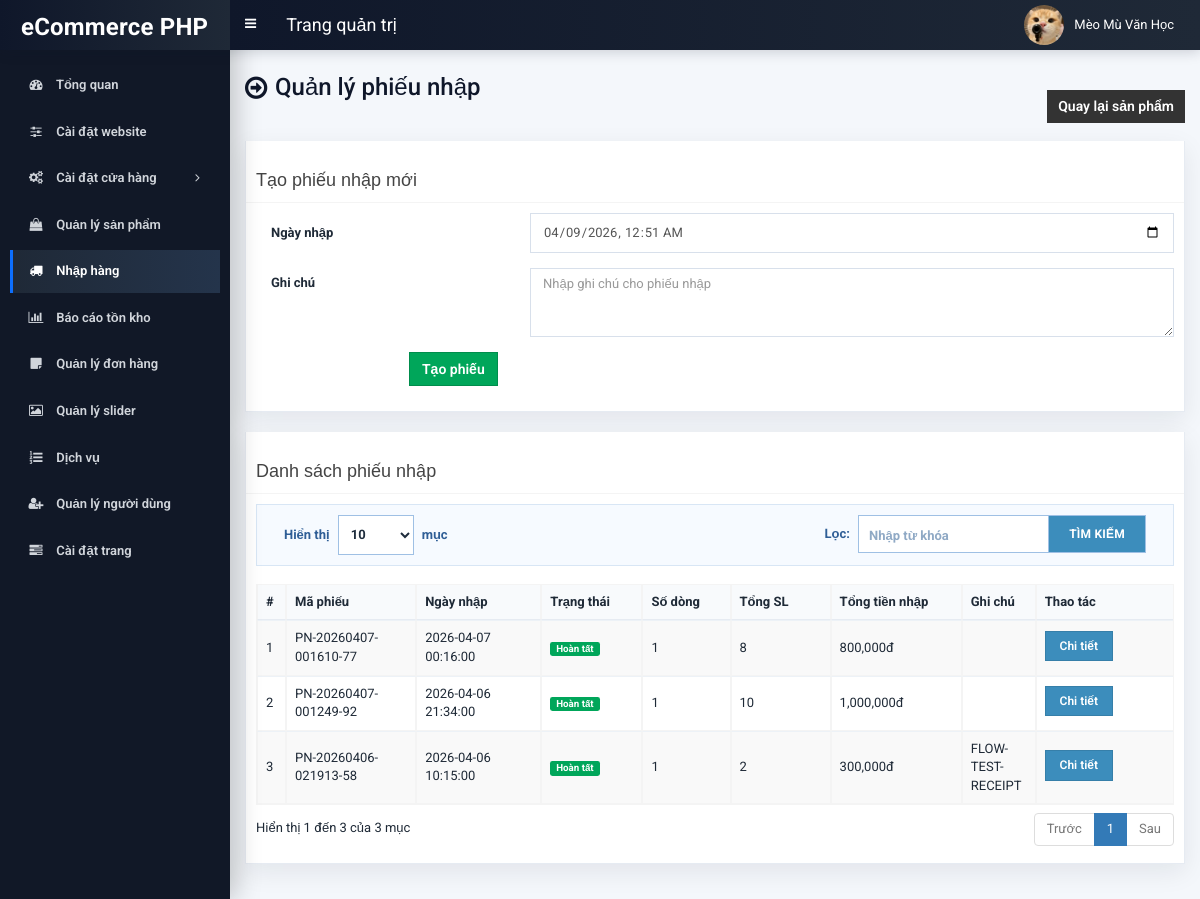
Screenshot of /admin/import-receipt.php (signed in) with the database file from the repository.
### tables this page shows
CREATE TABLE `tbl_import_receipt` (
  `receipt_id` int(11) NOT NULL,
  `receipt_code` varchar(50) NOT NULL,
  `import_date` datetime NOT NULL,
  `status` varchar(20) NOT NULL DEFAULT 'Draft',
  `note` text DEFAULT NULL,
  `created_by` int(11) DEFAULT NULL,
  `created_at` datetime NOT NULL,
  `updated_at` datetime NOT NULL,
  `completed_at` datetime DEFAULT NULL
);

### admin/inc/functions.php (called while the page is built, shortened)
<?php
function format_price_vnd($price)
{
	if(is_int($price) || is_float($price)) {
		$value = (float)$price;
	}
	$value = round($value);
	return number_format((float)$value, 0, '.', ',').'đ';
}

### admin/import-receipt.php (the view, shortened to what this page needs)
<?php require_once('header.php'); ?>
<?php
$statement = $pdo->prepare(
    "SELECT r.*,
        COALESCE(SUM(i.import_qty), 0) AS total_qty,
        COALESCE(SUM(i.import_qty * i.import_price), 0) AS total_amount
     FROM tbl_import_receipt r
     LEFT JOIN tbl_import_receipt_item i ON i.receipt_id = r.receipt_id
     GROUP BY r.receipt_id
     ORDER BY r.receipt_id DESC"
);
$statement->execute();
$receipt_rows = $statement->fetchAll(PDO::FETCH_ASSOC);
?>
<section class="content-header">
    <div class="content-header-left">
        <h1>Quản lý phiếu nhập</h1>
    </div>
    <div class="content-header-right">
        <a href="product.php" class="btn btn-primary btn-sm">Quay lại sản phẩm</a>
    </div>
</section>
<section class="content">
    <div class="row">
        <div class="col-md-12">
            <div class="box box-info">
                <div class="box-header with-border">
                    <h3 class="box-title">Tạo phiếu nhập mới</h3>
                </div>
                <div class="box-body">
                    <form action="" method="post" class="form-horizontal">
                        <div class="form-group">
                            <label class="col-sm-2 control-label">Ngày nhập</label>
                            <div class="col-sm-4">
                                <input type="datetime-local" name="import_date" class="form-control" value="<?php echo date('Y-m-d\TH:i'); ?>">
                            </div>
                        </div>
                        <div class="form-group">
                            <label class="col-sm-2 control-label">Ghi chú</label>
                            <div class="col-sm-8">
                                <textarea name="note" class="form-control" rows="3" placeholder="Nhập ghi chú cho phiếu nhập"></textarea>
                            </div>
                        </div>
                        <div class="form-group">
                            <div class="col-sm-offset-2 col-sm-8">
                                <button type="submit" class="btn btn-success" name="form_create">Tạo phiếu</button>
                            </div>
                        </div>
                    </form>
                </div>
            </div>
            <div class="box box-info">
                <div class="box-header with-border">
                    <h3 class="box-title">Danh sách phiếu nhập</h3>
                </div>
                <div class="box-body table-responsive">
                    <table id="example1" class="table table-bordered table-hover table-striped">
                        <thead>
                            <tr>
                                <th width="10">#</th>
                                <th width="140">Mã phiếu</th>
                                <th width="140">Ngày nhập</th>
                                <th width="100">Trạng thái</th>
                                <th width="90">Số dòng</th>
                                <th width="110">Tổng SL</th>
                                <th width="140">Tổng tiền nhập</th>
                                <th>Ghi chú</th>
                                <th width="150">Thao tác</th>
                            </tr>
                        </thead>
                        <tbody>
                            <?php $idx = 0; foreach($receipt_rows as $row): $idx++; ?>
                                <?php
                                $status = isset($row['status']) ? (string)$row['status'] : 'Draft';
                                $status_label = ($status === 'Completed') ? 'Hoàn tất' : 'Nháp';
                                $status_badge = ($status === 'Completed') ? 'label label-success' : 'label label-default';
                                $statement_count = $pdo->prepare("SELECT COUNT(*) AS total_item FROM tbl_import_receipt_item WHERE receipt_id=?");
                                $statement_count->execute(array((int)$row['receipt_id']));
                                $item_count_row = $statement_count->fetch(PDO::FETCH_ASSOC);
                                $item_count = $item_count_row ? (int)$item_count_row['total_item'] : 0;
                                ?>
                                <tr>
                                    <td><?php echo $idx; ?></td>
                                    <td><?php echo htmlspecialchars((string)$row['receipt_code'], ENT_QUOTES, 'UTF-8'); ?></td>
                                    <td><?php echo htmlspecialchars((string)$row['import_date'], ENT_QUOTES, 'UTF-8'); ?></td>
                                    <td><span class="<?php echo $status_badge; ?>"><?php echo $status_label; ?></span></td>
                                    <td><?php echo $item_count; ?></td>
                                    <td><?php echo (int)$row['total_qty']; ?></td>
                                    <td><?php echo format_price_vnd((float)$row['total_amount']); ?></td>
                                    <td><?php echo nl2br(htmlspecialchars((string)$row['note'], ENT_QUOTES, 'UTF-8')); ?></td>
                                    <td>
                                        <a href="import-receipt-edit.php?id=<?php echo (int)$row['receipt_id']; ?>" class="btn btn-primary btn-xs" style="margin-bottom:4px;">Chi tiết</a>
                                    </td>
                                </tr>
                            <?php endforeach; ?>
                        </tbody>
                    </table>
                </div>
            </div>
        </div>
    </div>
</section>
<?php require_once('footer.php'); ?>

### admin/style.css (style rules this page uses)
body { font-size: 13px; font-family: "Roboto", sans-serif; }
.content-header > h1, .content-header .content-header-left h1 { font-family: "Roboto", sans-serif; }
.box-info { padding-top: 20px; }
.content-header { overflow: hidden; }
.content-header .content-header-left { float: left; padding-top: 5px; }
.content-header .content-header-right { float: right; }
.content-header .content-header-left h1 { margin-top: 0; margin-bottom: 0; padding-left: 30px; padding-bottom: 5px; font-size: 24px; position: relative; }
.content-header .content-header-left h1:before { position: absolute; top: 0; left: 0; font-family: "FontAwesome", sans-serif; font-size: 26px; content: "\f18e"; }
.content-header .content-header-right a { position: relative; font-size: 14px; }
.box.box-info { border-top-color: #4c4c4c; }
.content-header .content-header-right a { background-color: #333333; border-color: #333333; }
input, textarea, select { font-size: 13px !important; }
@media (min-width: 992px) { .content .form-horizontal:not(.product-add-form):not(.product-edit-form) .form-group { display: flex; align-items: center; margin-left: 0; margin-right: 0; } }
@media (min-width: 992px) { .content .form-horizontal:not(.product-add-form):not(.product-edit-form) .control-label { float: none; flex: 0 0 260px; width: 260px; max-width: 260px; display: flex; align-items: center; justify-content: flex-start; text-align: left; margin-right: 14px; padding-right: 0; padding-top: 0; margin-bottom: 0; line-height: 1.35; } }
@media (min-width: 992px) { .content .form-horizontal:not(.product-add-form):not(.product-edit-form) .form-group > div[class*="col-sm-"] { float: none; flex: 1 1 auto; width: auto; max-width: none; padding-left: 0; padding-right: 0; } }
@media (min-width: 992px) { .content .form-horizontal:not(.product-add-form):not(.product-edit-form) .form-group.form-group-top { align-items: flex-start; } }
@media (min-width: 992px) { .content .form-horizontal:not(.product-add-form):not(.product-edit-form) .form-group.form-group-top .control-label { align-items: flex-start; padding-top: 6px; } }
.table td .btn, .table th .btn, .modal-footer .btn { border-radius: 0 !important; }
.table td .btn.btn-xs, .table td .btn.btn-sm { font-size: 12px; font-weight: 600; line-height: 1.35; padding: 6px 10px; min-width: 68px; }
table.dataTable thead .sorting, table.dataTable thead .sorting_asc, table.dataTable thead .sorting_desc, table.dataTable thead .sorting_asc_disabled, table.dataTable thead .sorting_desc_disabled { background-image: none !important; padding-right: 10px !important; }
table.dataTable thead .sorting:after, table.dataTable thead .sorting_asc:after, table.dataTable thead .sorting_desc:after, table.dataTable thead .sorting_asc_disabled:after, table.dataTable thead .sorting_desc_disabled:after { display: none !important; }

### rows the page displays
tbl_import_receipt: receipt_code "PN-20260407-001610-77", import_date "2026-04-07 00:16:00", status "Hoàn tất", item_count "1", total_qty "8", total_amount "800,000đ"
tbl_import_receipt: receipt_code "PN-20260407-001249-92", import_date "2026-04-06 21:34:00", status "Hoàn tất", item_count "1", total_qty "10", total_amount "1,000,000đ"
tbl_import_receipt: receipt_code "PN-20260406-021913-58", import_date "2026-04-06 10:15:00", status "Hoàn tất", item_count "1", total_qty "2", total_amount "300,000đ", note "FLOW-TEST-RECEIPT"

### other values shown
$_SESSION['user']['full_name'] "Mèo Mù Văn Học"
